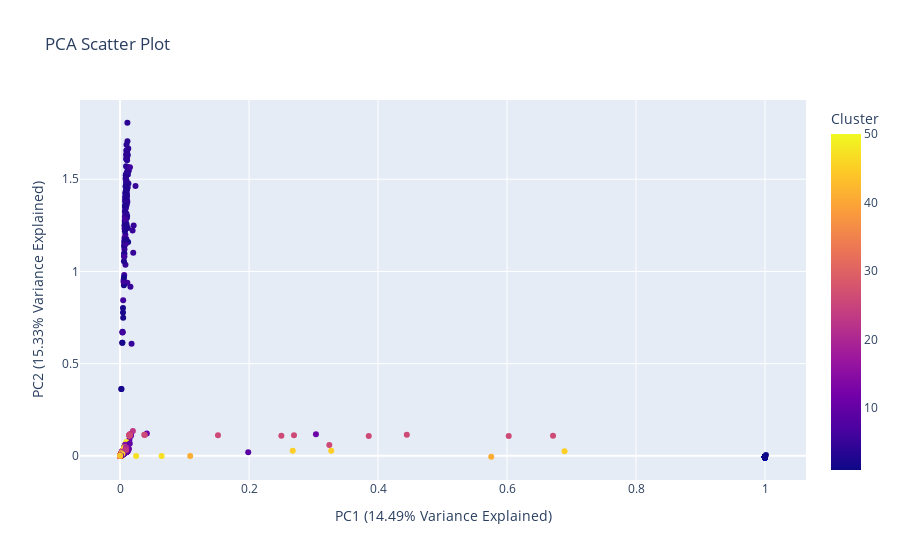

Notebook code for this chart:
### Code cell
# Get the percentage variance explained by each principal component
explained_var_ratio = pca.explained_variance_ratio_

# Create a scatter plot with Plotly
fig = px.scatter(concat_df, x='PC1', y='PC2', color='Cluster', title='PCA Scatter Plot')
fig.update_layout(
    xaxis_title=f'PC1 ({explained_var_ratio[0]*100:.2f}% Variance Explained)',
    yaxis_title=f'PC2 ({explained_var_ratio[1]*100:.2f}% Variance Explained)'
)

### Figure 1 — Plotly figure (JSON) as saved in the notebook; plotly's stock layout.template omitted (floating-point values rounded to 4 significant figures; data arrays with more than 128 entries replaced by an {"elided": "..."} marker saying what was removed)
{"data": [{"hovertemplate": "PC1=%{x}<br>PC2=%{y}<br>Cluster=%{marker.color}<extra></extra>", "legendgroup": "", "marker": {"color": {"elided": "867 int values"}, "coloraxis": "coloraxis", "symbol": "circle"}, "mode": "markers", "name": "", "orientation": "v", "showlegend": false, "type": "scatter", "x": {"elided": "867 float values"}, "xaxis": "x", "y": {"elided": "867 float values"}, "yaxis": "y"}], "layout": {"coloraxis": {"colorbar": {"title": {"text": "Cluster"}}, "colorscale": [[0, "#0d0887"], [0.1111, "#46039f"], [0.2222, "#7201a8"], [0.3333, "#9c179e"], [0.4444, "#bd3786"], [0.5556, "#d8576b"], [0.6667, "#ed7953"], [0.7778, "#fb9f3a"], [0.8889, "#fdca26"], [1, "#f0f921"]]}, "legend": {"tracegroupgap": 0}, "title": {"text": "PCA Scatter Plot"}, "xaxis": {"anchor": "y", "domain": [0, 1], "title": {"text": "PC1 (14.49% Variance Explained)"}}, "yaxis": {"anchor": "x", "domain": [0, 1], "title": {"text": "PC2 (15.33% Variance Explained)"}}}}
